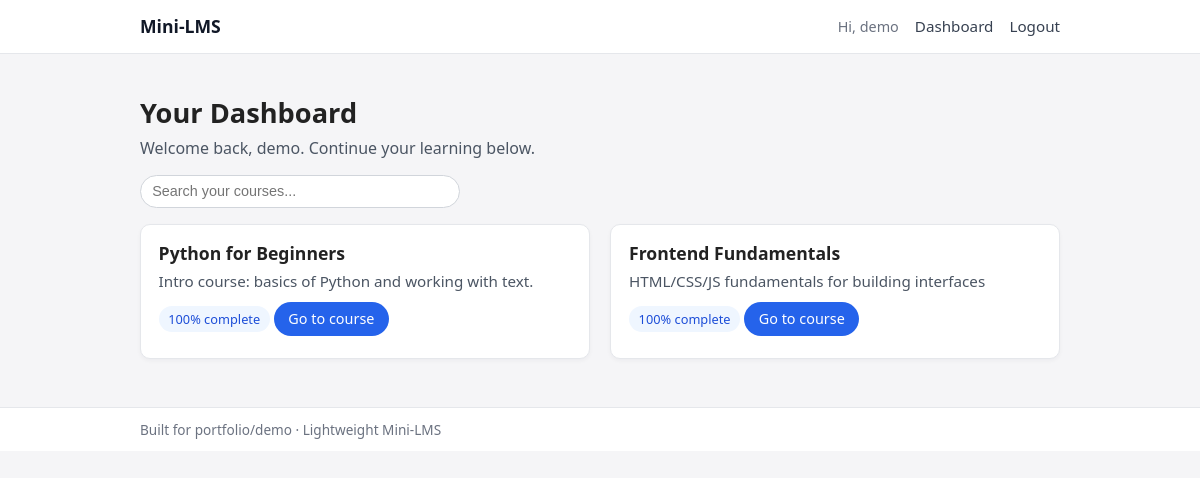
The page /dashboard (signed in) on the database its author committed.
### app.py (models this page shows, shortened)
class User(db.Model):
    id = db.Column(db.Integer, primary_key=True)
    username = db.Column(db.String(80), unique=True, nullable=False)
    password_hash = db.Column(db.String(256), nullable=False)

class Course(db.Model):
    id = db.Column(db.Integer, primary_key=True)
    title = db.Column(db.String(200), nullable=False)
    description = db.Column(db.Text, nullable=True)

### app.py (the view)
@app.route("/dashboard")
def dashboard():
    user = current_user()
    if not user:
        return redirect(url_for("login"))
    courses = Course.query.all()
    courses_data = []
    for c in courses:
        lessons = Lesson.query.filter_by(course_id=c.id).all()
        total = len(lessons)
        if total == 0:
            pct = 0
        else:
            completed = Progress.query.filter(Progress.user_id == user.id, Progress.lesson_id.in_([l.id for l in lessons])).count()
            pct = int((completed / total) * 100)
        courses_data.append({"course": c, "progress_pct": pct})
    return render_template("dashboard.html", user=user, courses_data=courses_data)

### app.py (called while the page is built)
def current_user():
    uid = session.get("user_id")
    if not uid:
        return None
    return User.query.get(uid)

### templates/dashboard.html (shortened to what this page needs)
{% extends "base.html" %}
{% block content %}
<section class="page-header">
    <h1>Your Dashboard</h1>
    <p>Welcome back, {{ user.username }}. Continue your learning below.</p>
</section>
<div class="dashboard-toolbar">
    <input
        type="text"
        id="course-search"
        placeholder="Search your courses..."
        oninput="filterCourses()"
    />
</div>
<section class="course-section">
    <div class="course-grid" id="dashboard-course-grid">
        {% for item in courses_data %}
            {% set course = item.course %}
            <article class="course-card" data-title="{{ course.title|lower }}">
                <h3>{{ course.title }}</h3>
                <p>{{ course.description }}</p>
                <div class="course-progress-pill">
                    {{ item.progress_pct }}% complete
                </div>
                <a href="{{ url_for('course', course_id=course.id) }}" class="btn-primary">
                    Go to course
                </a>
            </article>
        {% else %}
            <p>You’re not enrolled in any courses yet.</p>
        {% endfor %}
    </div>
</section>
{% endblock %}

### templates/base.html (shortened to what this page needs)
<!doctype html>
<html lang="en">
<head>
    <link rel="stylesheet" href="{{ url_for('static', filename='styles.css') }}">
</head>
<body>
<header class="site-header">
    <div class="shell header-inner">
        <div class="brand">
            <a href="{{ url_for('index') }}">Mini-LMS</a>
        </div>
        <nav class="main-nav">
            {% if user %}
                <span class="nav-hello">Hi, {{ user.username }}</span>
                <a href="{{ url_for('dashboard') }}">Dashboard</a>
                <a href="{{ url_for('logout') }}">Logout</a>
            {% else %}
                <a href="{{ url_for('login') }}">Login</a>
                <a href="{{ url_for('register') }}">Register</a>
            {% endif %}
        </nav>
    </div>
</header>
<main class="page">
    <div class="shell">
        {% block content %}{% endblock %}
    </div>
</main>
<footer class="site-footer">
    <div class="shell footer-inner">
        <span>Built for portfolio/demo · Lightweight Mini-LMS</span>
    </div>
</footer>
</body>
</html>

### App/static/styles.css (style rules this page uses)
*, *::before, *::after { box-sizing: border-box; }
body { margin: 0; font-family: system-ui, -apple-system, BlinkMacSystemFont, "Segoe UI", sans-serif; background: #f5f5f7; color: #222; }
a { color: #1d4ed8; text-decoration: none; }
.shell { max-width: 960px; margin: 0 auto; padding: 0 1.25rem; }
.page { padding: 2.5rem 0 3rem; }
.site-header { background: #ffffff; border-bottom: 1px solid #e5e7eb; }
.header-inner { display: flex; align-items: center; justify-content: space-between; padding: 0.9rem 1.25rem; }
.brand a { font-weight: 700; font-size: 1.1rem; color: #111827; }
.main-nav { display: flex; gap: 1rem; align-items: center; font-size: 0.95rem; }
.main-nav a { color: #374151; font-weight: 500; }
.nav-hello { font-size: 0.9rem; color: #6b7280; }
.site-footer { border-top: 1px solid #e5e7eb; background: #ffffff; }
.footer-inner { padding: 0.75rem 1.25rem; font-size: 0.85rem; color: #6b7280; }
.page-header h1, .hero h1 { margin: 0 0 0.4rem; font-size: 1.7rem; }
.page-header p, .hero p { margin: 0; color: #4b5563; }
.course-grid { display: grid; grid-template-columns: repeat(auto-fit, minmax(260px, 1fr)); gap: 1.3rem; margin-top: 1rem; }
.course-card { background: #ffffff; border-radius: 10px; padding: 1rem 1.1rem 1.1rem; border: 1px solid #e5e7eb; box-shadow: 0 2px 4px rgba(15, 23, 42, 0.04); }
.course-card h3 { margin-top: 0; margin-bottom: 0.4rem; font-size: 1.1rem; }
.course-card p { margin: 0 0 0.7rem; color: #4b5563; font-size: 0.95rem; }
.course-progress-pill { display: inline-block; padding: 0.25rem 0.6rem; border-radius: 999px; background: #eff6ff; color: #1d4ed8; font-size: 0.8rem; margin-bottom: 0.5rem; }
.btn-primary, .btn-outline { display: inline-flex; align-items: center; justify-content: center; padding: 0.45rem 0.9rem; border-radius: 999px; font-size: 0.9rem; cursor: pointer; border: none; outline: none; text-decoration: none; }
.btn-primary { background: #2563eb; color: #ffffff; font-weight: 500; }
.dashboard-toolbar { margin: 1rem 0 0.5rem; }
#course-search { width: 100%; max-width: 320px; padding: 0.45rem 0.7rem; border-radius: 999px; border: 1px solid #d1d5db; font-size: 0.9rem; }

### rows shown on the page
User: username "demo"
Course: title "Python for Beginners", description "Intro course: basics of Python and working with text."
Course: title "Frontend Fundamentals", description "HTML/CSS/JS fundamentals for building interfaces"

### other values the page prints
{{ item.progress_pct }} "100" "100"
